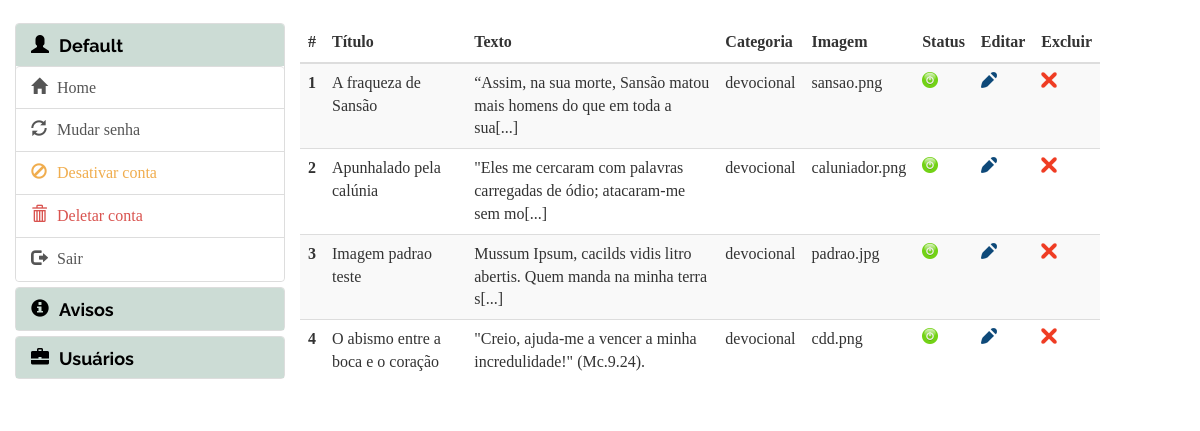
The page /admin/view/view_dev.php (signed in) on the database its author committed.
### tables this page shows
CREATE TABLE `ip_msgs` (
  `id` int(11) NOT NULL,
  `title` text NOT NULL,
  `text` longtext NOT NULL,
  `category` varchar(64) NOT NULL,
  `image` varchar(128) NOT NULL,
  `active` tinyint(1) NOT NULL
);

### assets/lib/Functions.class.php (called while the page is built, shortened)
<?php
	require_once 'Connection.class.php';
	class Functions {
		public function base64($value, $type) {
			switch($type) {
				case 1:
					$result = base64_encode($value);
					break;
			}
			return $result;
		}
		function getAllDevocionais() {
			$conn = new Connection();
			$active = 1;
			$category = "devocional";
			try {
				$stmt = $conn->open_db()->prepare("SELECT * FROM `ip_msgs` WHERE `active` = :active AND `category` = :devocional ORDER BY id DESC;");
				$stmt->bindParam(":active", $active, PDO::PARAM_INT);
				$stmt->bindParam(":devocional", $category, PDO::PARAM_STR);
				if ($stmt->execute()) {
					return $stmt->fetchAll();
				} else {
					return false;
				}
			} catch (Exception $e) {
				return "ERRO: " . $e->getMessage();
			}
		}
		function limitaTexto55($text) {
			return $text;
		}
		function limitaTexto75($text) {
			return substr($text, 0, 70) . "[...]";
		}
		function getAllMensagens($msg) {
			$conn = new Connection();
			$category = $msg;
			try {
				$stmt = $conn->open_db()->prepare("SELECT * FROM `ip_msgs` WHERE `category` = :msg ORDER BY id DESC;");
				$stmt->bindParam(":msg", $category, PDO::PARAM_STR);
				if ($stmt->execute()) {
					return $stmt->fetchAll();
				} else {
					return false;
				}
			} catch (Exception $e) {
				return "ERRO: " . $e->getMessage();
			}
		}
	}
?>

### assets/lib/Connection.class.php (called while the page is built)
<?php
	class Connection {
		private $DB_HOST;
		private $DB_USER;
		private $DB_PASS;
		private $DB_NAME;
		private static $pdo;
		public function __construct() {
			$this->DB_HOST = "127.0.0.1:3306";
			$this->DB_USER = "root";
			$this->DB_PASS = "";
			$this->DB_NAME = "ipvl";
		}
		public function open_db(){
			try {
				if (is_null(self::$pdo)) {
					self::$pdo = new PDO("mysql:host=".$this->DB_HOST.";dbname=".$this->DB_NAME, $this->DB_USER, $this->DB_PASS);
				}
				return self::$pdo;
			} catch(PDOException $e) {
				echo "	<article class='col-lg-12 col-md-12 col-sm-12 col-xs-12 text-center'>
							<h4>Lamentamos o inconveniente!</h4>
							<p>Sem conexão com o banco de dados.</p>
							<p>Falha na conexão: " . $e->getMessage() . "
						</article>";
			}
		}
	}
?>

### admin/view/view_dev.php (the view, shortened to what this page needs)
<?php
	$objFunc = new Functions();
	include(HEADER_TEMPLATE_ADM);
?>
		<section id="index" class="section" style="background-color:#FFF!important;">
			<div class="container-fluid">
				<br>
				<div class="row visible-lg visible-md hidden-sm hidden-xs">
					<div class="com-lg-3 col-md-3">
						<div class="panel-group" id="accordion">
							<div class="panel panel-default">
								<div class="panel-heading">
									<a data-toggle="collapse" data-parent="#accordion" href="#collapseUser">
										<h4 class="panel-title">
											<span class="glyphicon glyphicon-user"></span><?=$_SESSION['nameUser'];?> <i class="fa fa-caret-down"></i>
										</h4>
									</a>
								</div>
								<div id="collapseLogged" class="collapse in">
									<div class="panel-body list-group">
										<a href="index.php" class="list-group-item"><span class="glyphicon glyphicon-home"></span>Home </a>
										<a href="mudar.php?action=edit&id=<?=$objFunc->base64($_SESSION['idUser'], 1);?>" class="list-group-item"><span class="glyphicon glyphicon-refresh"></span>Mudar senha </a>
										<a href="desativar.php" class="list-group-item text-warning"><span class="glyphicon glyphicon-ban-circle text-warning"></span>Desativar conta</a>
										<a href="deletar.php" class="list-group-item text-danger"><span class="glyphicon glyphicon-trash text-danger"></span>Deletar conta</a>
										<a href="#" class="list-group-item" data-toggle="modal" data-target=".logoff" >
											<span class="glyphicon glyphicon-log-out"></span>Sair
										</a>
									</div>
								</div>
							</div>
							<div class="panel panel-default">
								<div class="panel-heading">
									<a data-toggle="collapse" data-parent="#accordion" href="#collapseNotice">
										<h4 class="panel-title">
											<span class="glyphicon glyphicon-info-sign"></span>Avisos <i class="fa fa-caret-down"></i>
										</h4>
									</a>
								</div>
							</div>
							<div class="panel panel-default">
								<div class="panel-heading">
									<a data-toggle="collapse" data-parent="#accordion" href="#collapseUsers">
										<h4 class="panel-title">
											<span class="glyphicon glyphicon-briefcase"></span>Usuários <i class="fa fa-caret-down"></i>
										</h4>
									</a>
								</div>
							</div>
						</div>
					</div>
					<div class="com-lg-8 col-md-8 visible-lg visible-md hidden-sm hidden-xs">
						<?php
								$i = 0;
								if ($art = $objFunc->getAllDevocionais()) {
									foreach($art as $result) {
										$i++;
						?>
										<div class="col-lg-4 col-md-4 col-sm-4 col-xs-12">
											<div class="thumbnail  text-center">
												<a href="?a=<?=utf8_encode($result['category']);?>&id=<?=$objFunc->base64($result['id'], 1); ?>" title="<?php echo utf8_encode($result['title']);?>">
													<div class="featured-thumbnail">
						<?php 							if ($result['image'] != null) { ?>
															<img src="<?=BASEURL; ?>assets/img/mensagem/<?=utf8_encode($result['category']);?>/<?php echo $result['image'];?>"
																class="img-responsive img-rounded"
																title="<?=utf8_encode($result['title']);?>" alt="<?=utf8_encode($result['title']);?>" />
						<?php 							} else { ?>
															<img src="<?=BASEURL; ?>assets/img/mensagem/padrao.jpg"
																class="img-responsive img-rounded"
																title="<?=utf8_encode($result['title']);?>" alt="<?=utf8_encode($result['title']);?>" />
						<?php 							} ?>
													</div>
													<div class="caption">
														<h4><?=utf8_encode($objFunc->limitaTexto55($result['title']));?></h4>
														<p><?=utf8_encode($objFunc->limitaTexto75($result['text']));?></p>
														<h6>#<?=utf8_encode($result['category']);?></h6>
													</div>
												</a>
											</div>
										</div>
						<?php 			if ($i == 3) {
											$i = 0;
						?>
						</div>
						<div class="row">
						<?php 			}
									}
						} ?>
						<div class="row">
						<?php
								if ($art = $objFunc->getAllMensagens('devocional')) {
						?>
									<table class="table table-striped">
										<thead>
											<tr>
												<th>#</th>
												<th>Título</th>
												<th>Texto</th>
												<th>Categoria</th>
												<th>Imagem</th>
												<th>Status</th>
												<th>Editar</th>
												<th>Excluir</th>
											</tr>
										</thead>
										<tbody>
						<?php 				$i = 1;
											foreach($art as $result) {  ?>
												<tr>
													<th scope="row"><?=$i;?></th>
													<td><?=($objFunc->limitaTexto55($result['title'])); ?></td>
													<td><?=($objFunc->limitaTexto75($result['text'])); ?></td>
													<td><?=$result['category']; ?></td>
													<td><?=($result['image'] != null ? $result['image'] : "padrao.jpg"); ?></td>
													<td>
														<a href="?action=status&id=<?=$objFunc->base64($result['id'], 1); ?>" title="Status">
															<img class="img-responsive" src="<?=BASEURL; ?>assets/img/adm_ctrl/<?=($result['active'] == 1 ? "on" : "off");?>.png" alt="Status">
														</a>
													</td>
													<td>
														<a href="?action=edit&id=<?=$objFunc->base64($result['id'], 1); ?>" title="Editar">
															<img class="img-responsive" src="<?=BASEURL; ?>assets/img/adm_ctrl/editar.png" alt="Editar">
														</a>
													</td>
													<td>
														<a href="?action=delet&id=<?=$objFunc->base64($result['id'], 1); ?>" title="Excluir">
															<img class="img-responsive" src="<?=BASEURL; ?>assets/img/adm_ctrl/excluir.png" alt="Excluir">
														</a>
													</td>
												</tr>
						<?php 					$i++;
											}
						?>
										</tbody>
									</table>
						<?php 	} ?>
						</div>
					</div>
					<div class="com-lg-1 col-md-1 visible-lg visible-md hidden-sm hidden-xs"></div>
				</div>
			</div>
		</section>
<?php
	include(FOOTER_TEMPLATE_ADM);
?>

### assets/inc/adm/header_adm.php (shortened to what this page needs)
<!DOCTYPE html>
<html lang="pt-BR" prefix="og: http://ogp.me/ns#">
	<head>
		<link rel="stylesheet" href="<?=BASEURL; ?>assets/bootstrap/css/main.css">
		<link rel="stylesheet" href="<?=BASEURL; ?>assets/bootstrap/css/bootstrap_readable.css">
	</head>
	<body data-spy="scroll" data-offset="100" data-target="#navbar-main" >

### assets/inc/adm/footer_adm.php (shortened to what this page needs)
	</body>
</html>

### assets/inc/adm/header_adm.php (style rules this page uses)
.glyphicon { margin-right:10px; }
#accordion .panel-default .panel-body { padding:0px; margin-bottom: 0px; }
#accordion h4 { color: #000; }
#accordion .panel-heading a, #accordion .panel-heading a:hover { text-decoration: none; }
#accordion .panel-default .panel-heading { background-color: #CCDCD5; }
#accordion .panel-default .panel-body .text-warning { color: #f0ad4e; }
#accordion .panel-default .panel-body .text-danger { color: #d9534f; }
#accordion .panel-default .list-group-item { border-left: none; border-right: none; border-bottom: none; }

### rows shown on the page
ip_msgs: title "A fraqueza de Sansão", text "“Assim, na sua morte, Sansão matou mais homens do que em toda a sua[...]", category "devocional", image "sansao.png"
ip_msgs: title "Apunhalado pela calúnia", text "\"Eles me cercaram com palavras carregadas de ódio; atacaram-me sem mo[...]", category "devocional", image "caluniador.png"
ip_msgs: title "Imagem padrao teste", text "Mussum Ipsum, cacilds vidis litro abertis. Quem manda na minha terra s[...]", category "devocional", image "padrao.jpg"
ip_msgs: title "O abismo entre a boca e o coração", text "\"Creio, ajuda-me a vencer a minha incredulidade!\" (Mc.9.24).", category "devocional", image "cdd.png"

### other values the page prints
$_SESSION['nameUser'] "Default"
